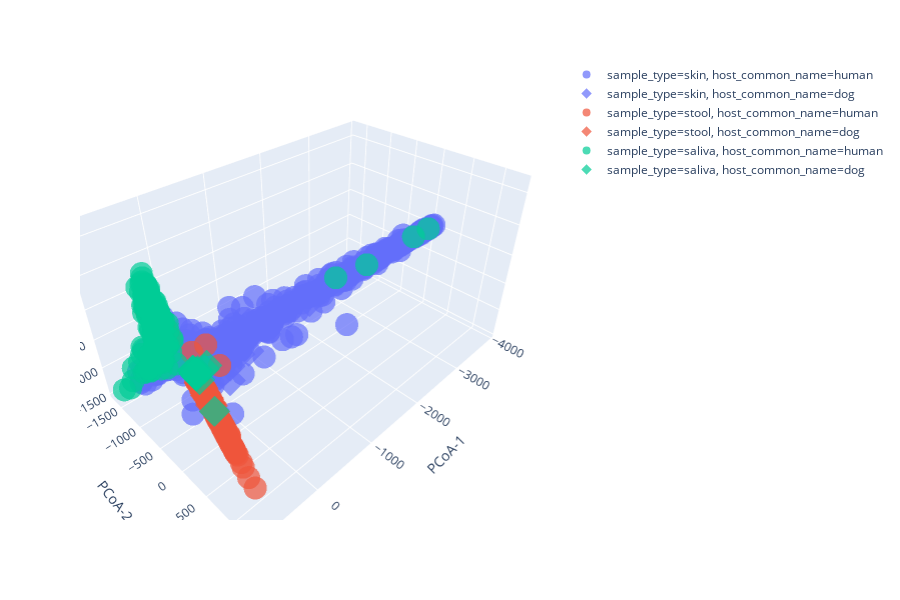

The cell this chart's notebook holds for it:
### Code cell
import plotly.express as px
# df = px.data.iris()
fig = px.scatter_3d(result5000, x=result5000['PCoA-1'], y=result5000['PCoA-2'], z=result5000['PCoA-3']
                    ,
                    color='sample_type', symbol='host_common_name', size_max=3, opacity=0.7)
# fig.update_layout(margin=dict(l=0, r=0, b=0, t=0))
fig.show()

### Figure 1 — Plotly figure (JSON) as saved in the notebook; plotly's stock layout.template omitted (floating-point values rounded to 4 significant figures; data arrays with more than 128 entries replaced by an {"elided": "..."} marker saying what was removed)
{"data": [{"hoverlabel": {"namelength": 0}, "hovertemplate": "sample_type=skin<br>host_common_name=human<br>PCoA-1=%{x}<br>PCoA-2=%{y}<br>PCoA-3=%{z}", "legendgroup": "sample_type=skin, host_common_name=human", "marker": {"color": "#636efa", "opacity": 0.7, "symbol": "circle"}, "mode": "markers", "name": "sample_type=skin, host_common_name=human", "scene": "scene", "showlegend": true, "type": "scatter3d", "x": {"elided": "405 float values"}, "y": {"elided": "405 float values"}, "z": {"elided": "405 float values"}}, {"hoverlabel": {"namelength": 0}, "hovertemplate": "sample_type=skin<br>host_common_name=dog<br>PCoA-1=%{x}<br>PCoA-2=%{y}<br>PCoA-3=%{z}", "legendgroup": "sample_type=skin, host_common_name=dog", "marker": {"color": "#636efa", "opacity": 0.7, "symbol": "diamond"}, "mode": "markers", "name": "sample_type=skin, host_common_name=dog", "scene": "scene", "showlegend": true, "type": "scatter3d", "x": [444.4, 478.0, 534.3, 589.4, 662.5, 681.2, 626.5, 605.0, 665.6, 741.7, 725.3, 762.5, 716.4, 713.6, 751.3, 717.5, 694.9, 685.8, 755.8, 675.3, 686.8, 697.0, 704.9, 718.6, 639.1, 531.6, 371.0, 664.4, 538.8, 607.5, 565.1, 709.1, 784.2, 708.5, 544.4, 695.5, 470.2, 634.0, 519.3, 629.7, 562.8, 692.8, 701.3, 672.7, 609.3, -104.9, 48.71, 109.0, 314.4, 208.5, 426.8, 475.0, 668.9, 645.6, 564.6, 651.5, 221.4, 555.3, 654.2, 641.6, 638.1, 604.7, 696.2, 707.0, 646.0, 690.0, 589.5, 689.1, 683.5, 714.0, 715.2, 715.7, 559.5, 270.8, 665.6, 712.4, 711.3, 699.8, 554.3, 551.1, 629.4, 705.5, 682.6, -145.3, 693.8, 698.3, 675.7, 589.7, 692.9, 598.2, 220.4, 425.7, 482.0, 362.1, 293.8, 641.4, 610.7, -1063.0, 46.21], "y": [136.6, 149.9, -20.62, 166.5, 173.6, 296.5, 225.0, 220.2, 187.9, 225.4, 193.1, 296.5, 185.2, 186.4, 264.0, 168.9, 210.4, 177.3, -52.36, 180.7, 329.3, 244.4, 164.8, 176.9, 91.83, 210.6, 52.92, -316.1, 167.3, 175.5, 164.5, 163.8, 595.5, 159.2, 152.3, 160.2, 130.4, 167.1, 164.0, 170.6, 172.4, 159.5, 171.7, 161.9, 167.9, 133.7, 165.8, 198.4, 283.0, 223.4, 426.0, 314.6, 164.9, 172.6, 159.7, 160.9, 208.5, 163.8, 242.3, 243.1, 253.6, 242.4, 162.2, 181.6, 245.4, 195.4, 188.5, 164.6, 275.5, 163.9, 166.9, 165.8, 245.8, -10.3, 346.3, 166.9, 177.8, 165.0, 246.7, 188.1, 124.0, 162.2, 165.1, 68.23, 152.2, 161.7, 161.9, 161.6, 161.6, 193.3, 99.51, 173.1, 206.5, 214.2, 110.7, 210.1, 206.4, 165.9, 293.4], "z": [76.86, 66.85, -68.26, 52.04, 45.07, -4.39, 21.83, 44.35, 46.43, 96.04, 77.74, 131.8, 59.35, 45.21, 107.3, 52.99, 69.31, 96.17, 440.4, 41.8, 39.48, 43.11, 65.86, 53.53, 98.36, 36.8, 2.962, 241.1, 40.97, 57.18, 50.59, 52.32, -153.1, 65.4, 103.0, 52.41, 120.1, 65.99, 49.88, 47.93, 69.78, 64.37, 44.83, 45.99, 49.87, 35.31, 47.54, -38.63, -37.86, 29.37, -87.14, -46.68, 48.17, 54.32, 54.6, 52.9, 19.98, 50.92, 4.971, 10.18, 15.73, -9.255, 41.34, 50.06, 12.56, 39.22, 37.2, 49.13, -32.02, 36.63, 43.92, 45.24, -8.071, -80.3, -52.25, 46.96, 40.58, 48.53, 71.09, 45.98, 162.4, 48.98, 49.99, 189.0, 72.72, 48.84, 49.36, 44.59, 52.06, 91.93, 230.1, 116.5, 63.72, 63.46, 147.0, 57.5, 75.99, 88.72, 25.97]}, {"hoverlabel": {"namelength": 0}, "hovertemplate": "sample_type=stool<br>host_common_name=human<br>PCoA-1=%{x}<br>PCoA-2=%{y}<br>PCoA-3=%{z}", "legendgroup": "sample_type=stool, host_common_name=human", "marker": {"color": "#EF553B", "opacity": 0.7, "symbol": "circle"}, "mode": "markers", "name": "sample_type=stool, host_common_name=human", "scene": "scene", "showlegend": true, "type": "scatter3d", "x": {"elided": "160 float values"}, "y": {"elided": "160 float values"}, "z": {"elided": "160 float values"}}, {"hoverlabel": {"namelength": 0}, "hovertemplate": "sample_type=stool<br>host_common_name=dog<br>PCoA-1=%{x}<br>PCoA-2=%{y}<br>PCoA-3=%{z}", "legendgroup": "sample_type=stool, host_common_name=dog", "marker": {"color": "#EF553B", "opacity": 0.7, "symbol": "diamond"}, "mode": "markers", "name": "sample_type=stool, host_common_name=dog", "scene": "scene", "showlegend": true, "type": "scatter3d", "x": [750.9, 777.2, 763.7, 775.2, 759.0, 760.1, 756.9, 752.5, 750.7, 763.5, 767.7, 753.2, 763.3, 790.1, 764.0, 761.9, 767.9, 763.0, 777.1, 771.8, 774.9, 765.0, 783.7, 773.1, 776.0, 759.7, 775.6, 758.6, 748.1, 762.4, 763.5, 785.9, 773.0], "y": [355.1, 534.6, 432.4, 496.7, 418.3, 360.0, 344.5, 351.6, 323.9, 382.4, 462.1, 343.8, 435.4, 612.5, 377.9, 427.6, 478.9, 391.5, 532.0, 500.0, 498.5, 420.8, 560.3, 455.0, 474.5, 356.9, 469.3, 359.6, 314.5, 392.4, 401.1, 581.1, 490.2], "z": [-12.25, -91.26, -30.81, -51.21, -41.24, 42.22, 42.11, 8.289, 34.34, 30.18, -50.81, 18.09, -38.11, -158.1, 40.49, -74.84, -79.55, 13.43, -129.8, -74.52, -52.71, -13.64, -84.73, -8.883, -17.43, 43.91, -33.66, 31.7, 30.65, 11.88, 6.195, -96.87, -60.36]}, {"hoverlabel": {"namelength": 0}, "hovertemplate": "sample_type=saliva<br>host_common_name=human<br>PCoA-1=%{x}<br>PCoA-2=%{y}<br>PCoA-3=%{z}", "legendgroup": "sample_type=saliva, host_common_name=human", "marker": {"color": "#00cc96", "opacity": 0.7, "symbol": "circle"}, "mode": "markers", "name": "sample_type=saliva, host_common_name=human", "scene": "scene", "showlegend": true, "type": "scatter3d", "x": {"elided": "169 float values"}, "y": {"elided": "169 float values"}, "z": {"elided": "169 float values"}}, {"hoverlabel": {"namelength": 0}, "hovertemplate": "sample_type=saliva<br>host_common_name=dog<br>PCoA-1=%{x}<br>PCoA-2=%{y}<br>PCoA-3=%{z}", "legendgroup": "sample_type=saliva, host_common_name=dog", "marker": {"color": "#00cc96", "opacity": 0.7, "symbol": "diamond"}, "mode": "markers", "name": "sample_type=saliva, host_common_name=dog", "scene": "scene", "showlegend": true, "type": "scatter3d", "x": [752.2, 680.0, 759.1, 765.7, 728.8, 736.5, 743.3, 761.5, 726.4, 737.6, 739.2, 723.1, 715.2, 789.3, 734.1, 733.5, 695.3, 547.1, 598.6, 704.9, 725.0, 707.9, 718.4, 732.5, 773.7, 756.6, 742.3, 743.2, 744.6, 727.7], "y": [225.3, 200.0, 287.3, 304.6, 217.2, 226.3, 217.4, 291.2, 296.1, 217.8, 225.2, 200.3, 199.4, 609.5, 213.0, 209.8, 196.6, 176.7, 205.5, 184.4, 198.3, 220.0, 206.7, 210.9, 328.0, 288.3, 226.2, 239.8, 243.7, 185.0], "z": [150.7, 78.88, 119.8, 134.8, 73.24, 91.65, 122.9, 128.0, 44.62, 88.93, 90.79, 72.28, 70.54, -159.9, 83.37, 80.62, 66.54, 54.03, 55.4, 68.78, 73.16, 85.44, 77.48, 79.23, 148.6, 128.5, 104.0, 108.6, 101.9, 108.2]}], "layout": {"height": 600, "legend": {"tracegroupgap": 0}, "margin": {"t": 60}, "scene": {"domain": {"x": [0, 0.98], "y": [0, 1]}, "xaxis": {"title": {"text": "PCoA-1"}}, "yaxis": {"title": {"text": "PCoA-2"}}, "zaxis": {"title": {"text": "PCoA-3"}}}}}
